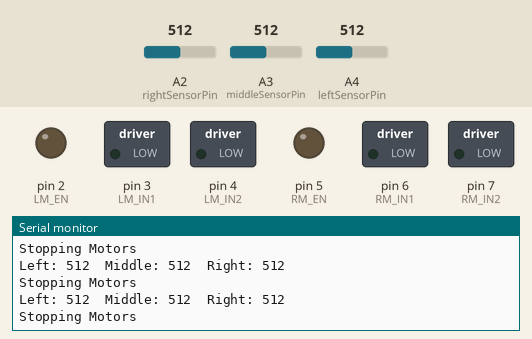
Recording of a sketch running on a simulated Arduino Uno, built with avr-gcc and run on an emulated ATmega328P. Parts: switched loads named in the sketch (green lamp = pin HIGH), output pins drawn as LEDs (lit = HIGH), the last lines printed to the serial monitor. The inputs (shaded band) are chosen by the test bench; at power-on: A2 (rightSensorPin) = 512, A3 (middleSensorPin) = 512, A4 (leftSensorPin) = 512.

Above: at 1.2 s.
1.3 s: A2 (rightSensorPin) set to 982
At 1.32 s:
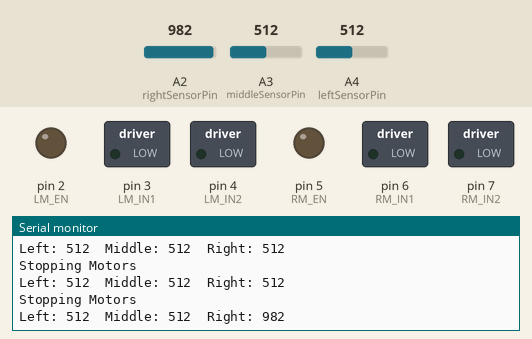
4.3 s: A2 (rightSensorPin) set to 1014
At 4.35 s:
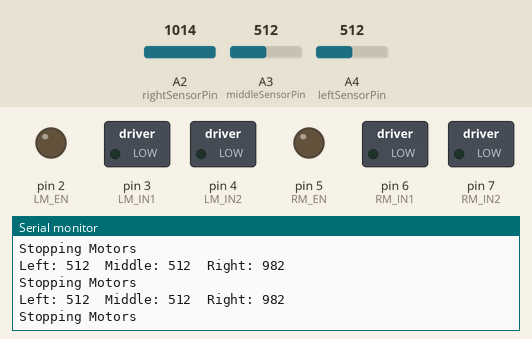
Timing chart, 0 to 7.3 s (numbered marks = the images above; inputs shaded):
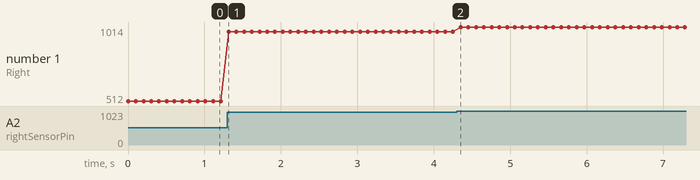

Measured:
- the behaviour switches between 999 and 1000 on A2 (rightSensorPin) (found by bisection; images 1 and 2)
- after the input at 1.3 s, the serial monitor: prints a new line at once (image 1)
- plotted number 1: 512 → 982 after the input at 1.3 s, 982 → 1014 after the input at 4.3 s

The sketch:

LFR.ino
```cpp
// Sensor pins
const int leftSensorPin = A4;
const int middleSensorPin = A3;
const int rightSensorPin = A2;

// Motor control pins
const int LM_EN = 2;   // Left motor enable (PWM)
const int LM_IN1 = 3;  // Left motor input 1
const int LM_IN2 = 4;  // Left motor input 2
const int RM_EN = 5;   // Right motor enable (PWM)
const int RM_IN1 = 6;  // Right motor input 1
const int RM_IN2 = 7;  // Right motor input 2

// Threshold for sensor reading to differentiate between black and white
const int maxtreshold = 700;
const int threshold = 100;
const int motorSpeed = 100; // Maximum speed (PWM value from 0 to 255)

void setup() {
  // Initialize serial communication for debugging
  Serial.begin(9600);

  // Set motor control pins as outputs
  pinMode(LM_EN, OUTPUT);
  pinMode(LM_IN1, OUTPUT);
  pinMode(LM_IN2, OUTPUT);
  pinMode(RM_EN, OUTPUT);
  pinMode(RM_IN1, OUTPUT);
  pinMode(RM_IN2, OUTPUT);

  // Initialize motors to be off
  analogWrite(LM_EN, 0);
  analogWrite(RM_EN, 0);
}

void loop() {
  // Read the sensor values
  int leftSensorValue = analogRead(leftSensorPin);
  int middleSensorValue = analogRead(middleSensorPin);
  int rightSensorValue = analogRead(rightSensorPin);

  // Print sensor values to the Serial Monitor for debugging
  Serial.print("Left: ");
  Serial.print(leftSensorValue);
  Serial.print("  Middle: ");
  Serial.print(middleSensorValue);
  Serial.print("  Right: ");
  Serial.println(rightSensorValue);

  // Determine motor actions based on sensor readings
  if (maxtreshold >= middleSensorValue >= threshold) {
    moveForward();
  } else if (maxtreshold >= leftSensorValue >= threshold) {
    turnLeft();
  } else if (maxtreshold >= rightSensorValue >= threshold) {
    turnRight();
  } else {
    stopMotors();
  }

  delay(100); // Short delay to allow for sensor reading stabilization
}

void moveForward() {
  Serial.println("Moving Forward");
  analogWrite(LM_EN, motorSpeed);
  digitalWrite(LM_IN1, HIGH);
  digitalWrite(LM_IN2, LOW);

  analogWrite(RM_EN, motorSpeed);
  digitalWrite(RM_IN1, HIGH);
  digitalWrite(RM_IN2, LOW);
}

void turnLeft() {
  Serial.println("Turning Left");
  analogWrite(LM_EN, 0);
  digitalWrite(LM_IN1, LOW);
  digitalWrite(LM_IN2, LOW);

  analogWrite(RM_EN, motorSpeed);
  digitalWrite(RM_IN1, HIGH);
  digitalWrite(RM_IN2, LOW);
}

void turnRight() {
  Serial.println("Turning Right");
  analogWrite(LM_EN, motorSpeed);
  digitalWrite(LM_IN1, HIGH);
  digitalWrite(LM_IN2, LOW);

  analogWrite(RM_EN, 0);
  digitalWrite(RM_IN1, LOW);
  digitalWrite(RM_IN2, LOW);
}

void stopMotors() {
  Serial.println("Stopping Motors");
  analogWrite(LM_EN, 0);
  digitalWrite(LM_IN1, LOW);
  digitalWrite(LM_IN2, LOW);

  analogWrite(RM_EN, 0);
  digitalWrite(RM_IN1, LOW);
  digitalWrite(RM_IN2, LOW);
}
```
